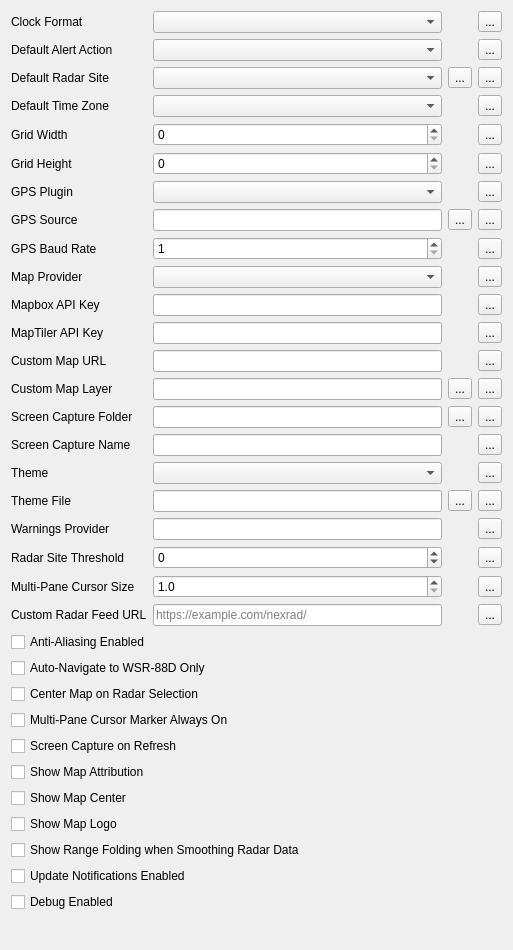
             <widget class="QWidget" name="scrollAreaWidgetContents_2">
              <property name="geometry">
               <rect>
                <x>0</x>
                <y>0</y>
                <width>513</width>
                <height>950</height>
               </rect>
              </property>
              <layout class="QVBoxLayout" name="verticalLayout">
               <item>
                <widget class="QFrame" name="frame_2">
                 <property name="frameShape">
                  <enum>QFrame::Shape::NoFrame</enum>
                 </property>
                 <layout class="QGridLayout" name="gridLayout_4">
                  <property name="leftMargin">
                   <number>0</number>
                  </property>
                  <property name="topMargin">
                   <number>0</number>
                  </property>
                  <property name="rightMargin">
                   <number>0</number>
                  </property>
                  <property name="bottomMargin">
                   <number>0</number>
                  </property>
                  <item row="1" column="2">
                   <widget class="QFocusedComboBox" name="clockFormatComboBox">
                    <property name="focusPolicy">
                     <enum>Qt::FocusPolicy::StrongFocus</enum>
                    </property>
                   </widget>
                  </item>
                  <item row="8" column="2">
                   <widget class="QFocusedComboBox" name="positioningPluginComboBox">
                    <property name="focusPolicy">
                     <enum>Qt::FocusPolicy::StrongFocus</enum>
                    </property>
                   </widget>
                  </item>
                  <item row="6" column="2">
                   <widget class="QFocusedSpinBox" name="gridHeightSpinBox">
                    <property name="focusPolicy">
                     <enum>Qt::FocusPolicy::StrongFocus</enum>
                    </property>
                   </widget>
                  </item>
                  <item row="23" column="0">
                   <widget class="QLabel" name="label_31">
                    <property name="text">
                     <string>Radar Site Threshold</string>
                    </property>
                   </widget>
                  </item>
                  <item row="14" column="0">
                   <widget class="QLabel" name="label_26">
                    <property name="text">
                     <string>Custom Map URL</string>
                    </property>
                   </widget>
                  </item>
                  <item row="22" column="0">
                   <widget class="QLabel" name="label_22">
                    <property name="text">
                     <string>Warnings Provider</string>
                    </property>
                   </widget>
                  </item>
                  <item row="10" column="4">
                   <widget class="QToolButton" name="resetNmeaBaudRateButton">
                    <property name="text">
                     <string>...</string>
                    </property>
                    <property name="icon">
                     <iconset resource="../../../../scwx-qt.qrc">
                      <normaloff>:/res/icons/font-awesome-6/rotate-left-solid.svg</normaloff>:/res/icons/font-awesome-6/rotate-left-solid.svg</iconset>
                    </property>
                   </widget>
                  </item>
                  <item row="9" column="0">
                   <widget class="QLabel" name="label_25">
                    <property name="text">
                     <string>GPS Source</string>
                    </property>
                   </widget>
                  </item>
                  <item row="14" column="2">
                   <widget class="QLineEdit" name="customMapUrlLineEdit"/>
                  </item>
                  <item row="13" column="0">
                   <widget class="QLabel" name="label_6">
                    <property name="text">
                     <string>MapTiler API Key</string>
                    </property>
                   </widget>
                  </item>
                  <item row="3" column="4">
                   <widget class="QToolButton" name="resetRadarSiteButton">
                    <property name="text">
                     <string>...</string>
                    </property>
                    <property name="icon">
                     <iconset resource="../../../../scwx-qt.qrc">
                      <normaloff>:/res/icons/font-awesome-6/rotate-left-solid.svg</normaloff>:/res/icons/font-awesome-6/rotate-left-solid.svg</iconset>
                    </property>
                   </widget>
                  </item>
                  <item row="5" column="4">
                   <widget class="QToolButton" name="resetGridWidthButton">
                    <property name="text">
                     <string>...</string>
                    </property>
                    <property name="icon">
                     <iconset resource="../../../../scwx-qt.qrc">
                      <normaloff>:/res/icons/font-awesome-6/rotate-left-solid.svg</normaloff>:/res/icons/font-awesome-6/rotate-left-solid.svg</iconset>
                    </property>
                   </widget>
                  </item>
                  <item row="18" column="4">
                   <widget class="QToolButton" name="resetThemeButton">
                    <property name="text">
                     <string>...</string>
                    </property>
                    <property name="icon">
                     <iconset resource="../../../../scwx-qt.qrc">
                      <normaloff>:/res/icons/font-awesome-6/rotate-left-solid.svg</normaloff>:/res/icons/font-awesome-6/rotate-left-solid.svg</iconset>
                    </property>
                   </widget>
                  </item>
                  <item row="3" column="0">
                   <widget class="QLabel" name="label">
                    <property name="text">
                     <string>Default Radar Site</string>
                    </property>
                   </widget>
                  </item>
                  <item row="15" column="0">
                   <widget class="QLabel" name="label_27">
                    <property name="text">
                     <string>Custom Map Layer</string>
                    </property>
                   </widget>
                  </item>
                  <item row="2" column="2">
                   <widget class="QFocusedComboBox" name="defaultAlertActionComboBox">
                    <property name="focusPolicy">
                     <enum>Qt::FocusPolicy::StrongFocus</enum>
                    </property>
                   </widget>
                  </item>
                  <item row="12" column="0">
                   <widget class="QLabel" name="label_4">
                    <property name="text">
                     <string>Mapbox API Key</string>
                    </property>
                   </widget>
                  </item>
                  <item row="14" column="4">
                   <widget class="QToolButton" name="resetCustomMapUrlButton">
                    <property name="text">
                     <string>...</string>
                    </property>
                    <property name="icon">
                     <iconset resource="../../../../scwx-qt.qrc">
                      <normaloff>:/res/icons/font-awesome-6/rotate-left-solid.svg</normaloff>:/res/icons/font-awesome-6/rotate-left-solid.svg</iconset>
                    </property>
                   </widget>
                  </item>
                  <item row="1" column="0">
                   <widget class="QLabel" name="label_20">
                    <property name="text">
                     <string>Clock Format</string>
                    </property>
                   </widget>
                  </item>
                  <item row="5" column="2">
                   <widget class="QFocusedSpinBox" name="gridWidthSpinBox">
                    <property name="focusPolicy">
                     <enum>Qt::FocusPolicy::StrongFocus</enum>
                    </property>
                   </widget>
                  </item>
                  <item row="4" column="2">
                   <widget class="QFocusedComboBox" name="defaultTimeZoneComboBox">
                    <property name="focusPolicy">
                     <enum>Qt::FocusPolicy::StrongFocus</enum>
                    </property>
                   </widget>
                  </item>
                  <item row="2" column="4">
                   <widget class="QToolButton" name="resetDefaultAlertActionButton">
                    <property name="text">
                     <string>...</string>
                    </property>
                    <property name="icon">
                     <iconset resource="../../../../scwx-qt.qrc">
                      <normaloff>:/res/icons/font-awesome-6/rotate-left-solid.svg</normaloff>:/res/icons/font-awesome-6/rotate-left-solid.svg</iconset>
                    </property>
                   </widget>
                  </item>
                  <item row="15" column="4">
                   <widget class="QToolButton" name="resetCustomMapLayerButton">
                    <property name="text">
                     <string>...</string>
                    </property>
                    <property name="icon">
                     <iconset resource="../../../../scwx-qt.qrc">
                      <normaloff>:/res/icons/font-awesome-6/rotate-left-solid.svg</normaloff>:/res/icons/font-awesome-6/rotate-left-solid.svg</iconset>
                    </property>
                   </widget>
                  </item>
                  <item row="10" column="2">
                   <widget class="QFocusedSpinBox" name="nmeaBaudRateSpinBox">
                    <property name="focusPolicy">
                     <enum>Qt::FocusPolicy::StrongFocus</enum>
                    </property>
                    <property name="minimum">
                     <number>1</number>
                    </property>
                    <property name="maximum">
                     <number>999999999</number>
                    </property>
                   </widget>
                  </item>
                  <item row="12" column="4">
                   <widget class="QToolButton" name="resetMapboxApiKeyButton">
                    <property name="text">
                     <string>...</string>
                    </property>
                    <property name="icon">
                     <iconset resource="../../../../scwx-qt.qrc">
                      <normaloff>:/res/icons/font-awesome-6/rotate-left-solid.svg</normaloff>:/res/icons/font-awesome-6/rotate-left-solid.svg</iconset>
                    </property>
                   </widget>
                  </item>
                  <item row="19" column="0">
                   <widget class="QLabel" name="label_30">
                    <property name="text">
                     <string>Theme File</string>
                    </property>
                   </widget>
                  </item>
                  <item row="5" column="0">
                   <widget class="QLabel" name="label_2">
                    <property name="text">
                     <string>Grid Width</string>
                    </property>
                   </widget>
                  </item>
                  <item row="4" column="4">
                   <widget class="QToolButton" name="resetDefaultTimeZoneButton">
                    <property name="text">
                     <string>...</string>
                    </property>
                    <property name="icon">
                     <iconset resource="../../../../scwx-qt.qrc">
                      <normaloff>:/res/icons/font-awesome-6/rotate-left-solid.svg</normaloff>:/res/icons/font-awesome-6/rotate-left-solid.svg</iconset>
                    </property>
                   </widget>
                  </item>
                  <item row="9" column="4">
                   <widget class="QToolButton" name="resetNmeaSourceButton">
                    <property name="text">
                     <string>...</string>
                    </property>
                    <property name="icon">
                     <iconset resource="../../../../scwx-qt.qrc">
                      <normaloff>:/res/icons/font-awesome-6/rotate-left-solid.svg</normaloff>:/res/icons/font-awesome-6/rotate-left-solid.svg</iconset>
                    </property>
                   </widget>
                  </item>
                  <item row="6" column="0">
                   <widget class="QLabel" name="label_3">
                    <property name="text">
                     <string>Grid Height</string>
                    </property>
                   </widget>
                  </item>
                  <item row="15" column="2">
                   <widget class="QLineEdit" name="customMapLayerLineEdit"/>
                  </item>
                  <item row="22" column="4">
                   <widget class="QToolButton" name="resetWarningsProviderButton">
                    <property name="text">
                     <string>...</string>
                    </property>
                    <property name="icon">
                     <iconset resource="../../../../scwx-qt.qrc">
                      <normaloff>:/res/icons/font-awesome-6/rotate-left-solid.svg</normaloff>:/res/icons/font-awesome-6/rotate-left-solid.svg</iconset>
                    </property>
                   </widget>
                  </item>
                  <item row="15" column="3">
                   <widget class="QToolButton" name="customMapLayerToolButton">
                    <property name="text">
                     <string>...</string>
                    </property>
                   </widget>
                  </item>
                  <item row="4" column="0">
                   <widget class="QLabel" name="label_21">
                    <property name="text">
                     <string>Default Time Zone</string>
                    </property>
                   </widget>
                  </item>
                  <item row="11" column="2">
                   <widget class="QFocusedComboBox" name="mapProviderComboBox">
                    <property name="focusPolicy">
                     <enum>Qt::FocusPolicy::StrongFocus</enum>
                    </property>
                   </widget>
                  </item>
                  <item row="9" column="2">
                   <widget class="QLineEdit" name="nmeaSourceLineEdit"/>
                  </item>
                  <item row="3" column="2">
                   <widget class="QFocusedComboBox" name="radarSiteComboBox">
                    <property name="focusPolicy">
                     <enum>Qt::FocusPolicy::StrongFocus</enum>
                    </property>
                   </widget>
                  </item>
                  <item row="19" column="3">
                   <widget class="QToolButton" name="themeFileSelectButton">
                    <property name="text">
                     <string>...</string>
                    </property>
                   </widget>
                  </item>
                  <item row="11" column="0">
                   <widget class="QLabel" name="label_7">
                    <property name="text">
                     <string>Map Provider</string>
                    </property>
                   </widget>
                  </item>
                  <item row="12" column="2">
                   <widget class="scwx::qt::ui::QApiKeyEdit" name="mapboxApiKeyLineEdit">
                    <property name="echoMode">
                     <enum>QLineEdit::EchoMode::Password</enum>
                    </property>
                   </widget>
                  </item>
                  <item row="18" column="2">
                   <widget class="QFocusedComboBox" name="themeComboBox">
                    <property name="focusPolicy">
                     <enum>Qt::FocusPolicy::StrongFocus</enum>
                    </property>
                   </widget>
                  </item>
                  <item row="18" column="0">
                   <widget class="QLabel" name="label_5">
                    <property name="text">
                     <string>Theme</string>
                    </property>
                   </widget>
                  </item>
                  <item row="22" column="2">
                   <widget class="QLineEdit" name="warningsProviderLineEdit"/>
                  </item>
                  <item row="23" column="3">
                   <widget class="QLabel" name="radarSiteThresholdUnitLabel">
                    <property name="toolTip">
                     <string/>
                    </property>
                    <property name="text">
                     <string/>
                    </property>
                   </widget>
                  </item>
                  <item row="23" column="2">
                   <widget class="QFocusedDoubleSpinBox" name="radarSiteThresholdSpinBox">
                    <property name="sizePolicy">
                     <sizepolicy hsizetype="Minimum" vsizetype="Fixed">
                      <horstretch>0</horstretch>
                      <verstretch>0</verstretch>
                     </sizepolicy>
                    </property>
                    <property name="focusPolicy">
                     <enum>Qt::FocusPolicy::StrongFocus</enum>
                    </property>
                    <property name="toolTip">
                     <string>Set to 0 to disable</string>
                    </property>
                    <property name="suffix">
                     <string/>
                    </property>
                    <property name="decimals">
                     <number>0</number>
                    </property>
                    <property name="minimum">
                     <double>-10000.000000000000000</double>
                    </property>
                    <property name="maximum">
                     <double>10000.000000000000000</double>
                    </property>
                    <property name="stepType">
                     <enum>QAbstractSpinBox::StepType::DefaultStepType</enum>
                    </property>
                   </widget>
                  </item>
                  <item row="23" column="4">
                   <widget class="QToolButton" name="resetRadarSiteThresholdButton">
                    <property name="text">
                     <string>...</string>
                    </property>
                    <property name="icon">
                     <iconset resource="../../../../scwx-qt.qrc">
                      <normaloff>:/res/icons/font-awesome-6/rotate-left-solid.svg</normaloff>:/res/icons/font-awesome-6/rotate-left-solid.svg</iconset>
                    </property>
                   </widget>
                  </item>
                  <item row="13" column="4">
                   <widget class="QToolButton" name="resetMapTilerApiKeyButton">
                    <property name="text">
                     <string>...</string>
                    </property>
                    <property name="icon">
                     <iconset resource="../../../../scwx-qt.qrc">
                      <normaloff>:/res/icons/font-awesome-6/rotate-left-solid.svg</normaloff>:/res/icons/font-awesome-6/rotate-left-solid.svg</iconset>
                    </property>
                   </widget>
                  </item>
                  <item row="13" column="2">
                   <widget class="scwx::qt::ui::QApiKeyEdit" name="mapTilerApiKeyLineEdit">
                    <property name="echoMode">
                     <enum>QLineEdit::EchoMode::Password</enum>
                    </property>
                   </widget>
                  </item>
                  <item row="8" column="4">
                   <widget class="QToolButton" name="resetPositioningPluginButton">
                    <property name="text">
                     <string>...</string>
                    </property>
                    <property name="icon">
                     <iconset resource="../../../../scwx-qt.qrc">
                      <normaloff>:/res/icons/font-awesome-6/rotate-left-solid.svg</normaloff>:/res/icons/font-awesome-6/rotate-left-solid.svg</iconset>
                    </property>
                   </widget>
                  </item>
                  <item row="10" column="0">
                   <widget class="QLabel" name="label_24">
                    <property name="text">
                     <string>GPS Baud Rate</string>
                    </property>
                   </widget>
                  </item>
                  <item row="19" column="4">
                   <widget class="QToolButton" name="resetThemeFileButton">
                    <property name="text">
                     <string>...</string>
                    </property>
                    <property name="icon">
                     <iconset resource="../../../../scwx-qt.qrc">
                      <normaloff>:/res/icons/font-awesome-6/rotate-left-solid.svg</normaloff>:/res/icons/font-awesome-6/rotate-left-solid.svg</iconset>
                    </property>
                   </widget>
                  </item>
                  <item row="2" column="0">
                   <widget class="QLabel" name="defaultAlertActionLabel">
                    <property name="text">
                     <string>Default Alert Action</string>
                    </property>
                   </widget>
                  </item>
                  <item row="19" column="2">
                   <widget class="QLineEdit" name="themeFileLineEdit"/>
                  </item>
                  <item row="3" column="3">
                   <widget class="QToolButton" name="radarSiteSelectButton">
                    <property name="text">
                     <string>...</string>
                    </property>
                   </widget>
                  </item>
                  <item row="6" column="4">
                   <widget class="QToolButton" name="resetGridHeightButton">
                    <property name="text">
                     <string>...</string>
                    </property>
                    <property name="icon">
                     <iconset resource="../../../../scwx-qt.qrc">
                      <normaloff>:/res/icons/font-awesome-6/rotate-left-solid.svg</normaloff>:/res/icons/font-awesome-6/rotate-left-solid.svg</iconset>
                    </property>
                   </widget>
                  </item>
                  <item row="1" column="4">
                   <widget class="QToolButton" name="resetClockFormatButton">
                    <property name="text">
                     <string>...</string>
                    </property>
                    <property name="icon">
                     <iconset resource="../../../../scwx-qt.qrc">
                      <normaloff>:/res/icons/font-awesome-6/rotate-left-solid.svg</normaloff>:/res/icons/font-awesome-6/rotate-left-solid.svg</iconset>
                    </property>
                   </widget>
                  </item>
                  <item row="8" column="0">
                   <widget class="QLabel" name="label_23">
                    <property name="text">
                     <string>GPS Plugin</string>
                    </property>
                   </widget>
                  </item>
                  <item row="9" column="3">
                   <widget class="QToolButton" name="gpsSourceSelectButton">
                    <property name="text">
                     <string>...</string>
                    </property>
                   </widget>
                  </item>
                  <item row="11" column="4">
                   <widget class="QToolButton" name="resetMapProviderButton">
                    <property name="text">
                     <string>...</string>
                    </property>
                    <property name="icon">
                     <iconset resource="../../../../scwx-qt.qrc">
                      <normaloff>:/res/icons/font-awesome-6/rotate-left-solid.svg</normaloff>:/res/icons/font-awesome-6/rotate-left-solid.svg</iconset>
                    </property>
                   </widget>
                  </item>
                  <item row="24" column="0">
                   <widget class="QLabel" name="label_32">
                    <property name="text">
                     <string>Multi-Pane Cursor Size</string>
                    </property>
                   </widget>
                  </item>
                  <item row="24" column="2">
                   <widget class="QFocusedDoubleSpinBox" name="cursorIconScaleSpinBox">
                    <property name="focusPolicy">
                     <enum>Qt::FocusPolicy::StrongFocus</enum>
                    </property>
                    <property name="decimals">
                     <number>1</number>
                    </property>
                    <property name="minimum">
                     <double>1.000000000000000</double>
                    </property>
                    <property name="maximum">
                     <double>5.000000000000000</double>
                    </property>
                    <property name="singleStep">
                     <double>0.100000000000000</double>
                    </property>
                    <property name="stepType">
                     <enum>QAbstractSpinBox::StepType::DefaultStepType</enum>
                    </property>
                   </widget>
                  </item>
                  <item row="24" column="4">
                   <widget class="QToolButton" name="resetCursorIconScaleButton">
                    <property name="text">
                     <string>...</string>
                    </property>
                    <property name="icon">
                     <iconset resource="../../../../scwx-qt.qrc">
                      <normaloff>:/res/icons/font-awesome-6/rotate-left-solid.svg</normaloff>:/res/icons/font-awesome-6/rotate-left-solid.svg</iconset>
                    </property>
                   </widget>
                  </item>
                  <item row="16" column="0">
                   <widget class="QLabel" name="label_33">
                    <property name="text">
                     <string>Screen Capture Folder</string>
                    </property>
                   </widget>
                  </item>
                  <item row="17" column="0">
                   <widget class="QLabel" name="label_34">
                    <property name="text">
                     <string>Screen Capture Name</string>
                    </property>
                   </widget>
                  </item>
                  <item row="16" column="2">
                   <widget class="QLineEdit" name="screenCaptureFolderLineEdit"/>
                  </item>
                  <item row="17" column="2">
                   <widget class="QLineEdit" name="screenCaptureNameLineEdit"/>
                  </item>
                  <item row="16" column="3">
                   <widget class="QToolButton" name="screenCaptureFolderButton">
                    <property name="text">
                     <string>...</string>
                    </property>
                   </widget>
                  </item>
                  <item row="16" column="4">
                   <widget class="QToolButton" name="resetScreenCaptureFolderButton">
                    <property name="text">
                     <string>...</string>
                    </property>
                    <property name="icon">
                     <iconset resource="../../../../scwx-qt.qrc">
                      <normaloff>:/res/icons/font-awesome-6/rotate-left-solid.svg</normaloff>:/res/icons/font-awesome-6/rotate-left-solid.svg</iconset>
                    </property>
                   </widget>
                  </item>
                  <item row="17" column="4">
                   <widget class="QToolButton" name="resetScreenCaptureNameButton">
                    <property name="text">
                     <string>...</string>
                    </property>
                    <property name="icon">
                     <iconset resource="../../../../scwx-qt.qrc">
                      <normaloff>:/res/icons/font-awesome-6/rotate-left-solid.svg</normaloff>:/res/icons/font-awesome-6/rotate-left-solid.svg</iconset>
                    </property>
                   </widget>
                  </item>
                  <item row="25" column="0">
                   <widget class="QLabel" name="label_customNexradFeed">
                    <property name="text">
                     <string>Custom Radar Feed URL</string>
                    </property>
                    <property name="toolTip">
                     <string>URL of a custom NEXRAD data feed (leave empty to use the default AWS source)</string>
                    </property>
                   </widget>
                  </item>
                  <item row="25" column="2">
                   <widget class="QLineEdit" name="customNexradFeedLineEdit">
                    <property name="toolTip">
                     <string>URL of a custom NEXRAD data feed (leave empty to use the default AWS source)</string>
                    </property>
                    <property name="placeholderText">
                     <string>https://example.com/nexrad/</string>
                    </property>
                   </widget>
                  </item>
                  <item row="25" column="4">
                   <widget class="QToolButton" name="resetCustomNexradFeedButton">
                    <property name="text">
                     <string>...</string>
                    </property>
                    <property name="icon">
                     <iconset resource="../../../../scwx-qt.qrc">
                      <normaloff>:/res/icons/font-awesome-6/rotate-left-solid.svg</normaloff>:/res/icons/font-awesome-6/rotate-left-solid.svg</iconset>
                    </property>
                   </widget>
                  </item>
                 </layout>
                </widget>
               </item>
               <item>
                <widget class="QCheckBox" name="antiAliasingEnabledCheckBox">
                 <property name="text">
                  <string>Anti-Aliasing Enabled</string>
                 </property>
                </widget>
               </item>
               <item>
                <widget class="QCheckBox" name="autoNavigateToWsr88dOnlyCheckBox">
                 <property name="text">
                  <string>Auto-Navigate to WSR-88D Only</string>
                 </property>
                </widget>
               </item>
               <item>
                <widget class="QCheckBox" name="centerOnRadarSelectionCheckBox">
                 <property name="text">
                  <string>Center Map on Radar Selection</string>
                 </property>
                </widget>
               </item>
               <item>
                <widget class="QCheckBox" name="cursorIconAlwaysOnCheckBox">
                 <property name="acceptDrops">
                  <bool>false</bool>
                 </property>
                 <property name="toolTip">
                  <string/>
                 </property>
                 <property name="text">
                  <string>Multi-Pane Cursor Marker Always On</string>
                 </property>
                </widget>
               </item>
               <item>
                <widget class="QCheckBox" name="screenCaptureOnRefreshCheckBox">
                 <property name="text">
                  <string>Screen Capture on Refresh</string>
                 </property>
                </widget>
               </item>
               <item>
                <widget class="QCheckBox" name="showMapAttributionCheckBox">
                 <property name="text">
                  <string>Show Map Attribution</string>
                 </property>
                </widget>
               </item>
               <item>
                <widget class="QCheckBox" name="showMapCenterCheckBox">
                 <property name="text">
                  <string>Show Map Center</string>
                 </property>
                </widget>
               </item>
               <item>
                <widget class="QCheckBox" name="showMapLogoCheckBox">
                 <property name="text">
                  <string>Show Map Logo</string>
                 </property>
                </widget>
               </item>
               <item>
                <widget class="QCheckBox" name="showSmoothedRangeFoldingCheckBox">
                 <property name="text">
                  <string>Show Range Folding when Smoothing Radar Data</string>
                 </property>
                </widget>
               </item>
               <item>
                <widget class="QCheckBox" name="enableUpdateNotificationsCheckBox">
                 <property name="text">
                  <string>Update Notifications Enabled</string>
                 </property>
                </widget>
               </item>
               <item>
                <widget class="QCheckBox" name="debugEnabledCheckBox">
                 <property name="text">
                  <string>Debug Enabled</string>
                 </property>
                </widget>
               </item>
               <item>
                <spacer name="verticalSpacer">
                 <property name="orientation">
                  <enum>Qt::Orientation::Vertical</enum>
                 </property>
                 <property name="sizeHint" stdset="0">
                  <size>
                   <width>20</width>
                   <height>40</height>
                  </size>
                 </property>
                </spacer>
               </item>
              </layout>
             </widget>
